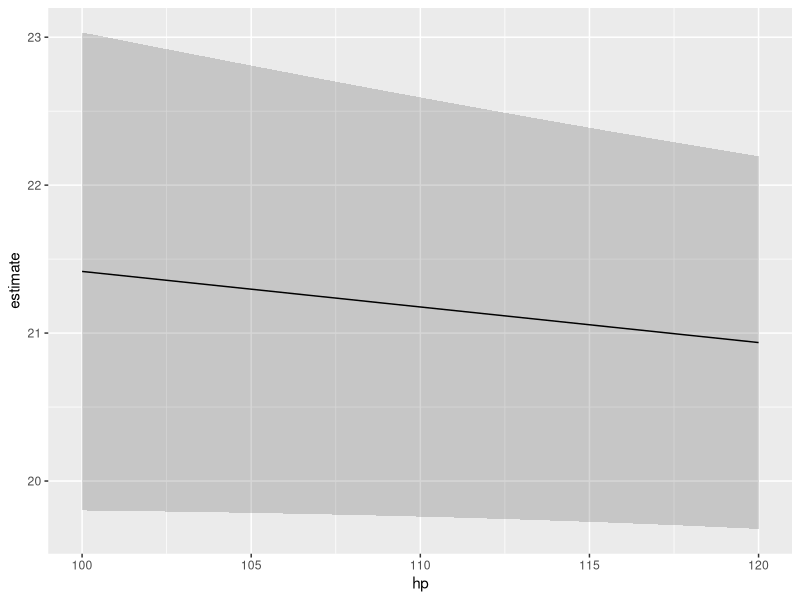

Recreate this plot in R.
## ----include = FALSE----------------------------------------------------------
options(width = 1000)
knitr::opts_chunk$set(
  collapse = TRUE,
  fig.width = 6,
  fig.asp = .4,
  warning = FALSE,
  message = FALSE,
  comment = "#>"
)
library("tidyverse")
library("kableExtra")


## -----------------------------------------------------------------------------
library(marginaleffects)

dat <- mtcars
dat$cyl <- as.factor(dat$cyl)
dat$am <- as.logical(dat$am)
mod <- lm(mpg ~ hp + cyl + am, data = dat)


## -----------------------------------------------------------------------------
p <- predictions(
    mod,
    newdata = datagrid(am = unique, cyl = unique))


## ----echo = FALSE, message = FALSE, warning = FALSE---------------------------
library(tidyverse)
library(kableExtra)
pred <- p |>
    select(cyl, am, estimate) |>
    pivot_wider(names_from = "am", values_from = "estimate") |>
    rowwise() |>
    mutate(`Marginal means by cyl` = mean(c(`TRUE`, `FALSE`)))
row <- data.frame(x = "Marginal means by am",
                  y = mean(pred[["TRUE"]]),
                  z = mean(pred[["FALSE"]]))
colnames(row) <- colnames(pred)[1:3]
pred <- bind_rows(pred, row)
for (i in 2:ncol(pred)) {
    pred[[i]] <- sprintf("%.1f", pred[[i]])
}
pred[pred == "NA"] <- ""
kbl(pred) |> 
    kable_styling() |>
    add_header_above(c(" " = 1, "am" = 2, " " = 1))


## -----------------------------------------------------------------------------
predictions(
    mod,
    by = "am",
    newdata = datagrid(am = unique, cyl = unique))


## -----------------------------------------------------------------------------
predictions(
    mod,
    by = "cyl",
    newdata = "balanced")


## -----------------------------------------------------------------------------
predictions(
    mod,
    by = c("am", "cyl"),
    newdata = "balanced")


## -----------------------------------------------------------------------------
library(emmeans)
emmeans(mod, specs = ~cyl)
emmeans(mod, specs = ~cyl + am)


## -----------------------------------------------------------------------------
library(ggplot2)

mod <- lm(mpg ~ hp + factor(cyl), data = mtcars)

p <- predictions(mod,
    by = "hp",
    newdata = datagrid(
        model = mod,
        hp = seq(100, 120, length.out = 10),
        cyl = mtcars$cyl))

ggplot(p) +
    geom_ribbon(aes(hp, ymin = conf.low, ymax = conf.high), alpha = .2) +
    geom_line(aes(hp, estimate))
